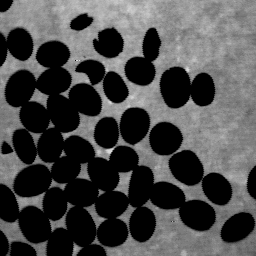
#> input picture TP_LPE/Image.png, 256 x 256 px
$ python LPE1_bralet.py
#> lines starting #> are read from the running program, lines starting #| are printed output that depends on the picture; after the words box and inside, x2 and y2 are one past the last pixel; in counts of white or black regions, pixels touching at a corner belong together
import cv2 as cv2
from math import *
import matplotlib.pyplot as mp
import scipy.sparse as sc
import numpy as np

Cafe = cv2.imread("Image.png",0)
#> Cafe is the input picture: shape (256, 256); min 0, max 220, mean 73.3

mp.subplot(331)
mp.imshow(Cafe, cmap="gray")
mp.title("Image initiale")

#Parametre initiaux
seuil = 30
seuilMarq = 100

##Determination des marqueurs
#Seuillage

nombre,CafeSeuil = cv2.threshold(Cafe, seuil, 1, cv2.THRESH_BINARY_INV)
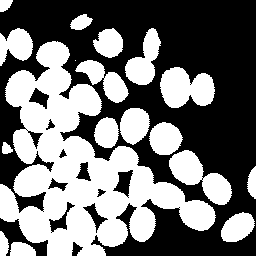
#> CafeSeuil: shape (256, 256); values 0 (black) and 1 (white), 45.4% white; 18 white regions (1 under 20 px), largest, box (x1, y1, x2, y2) and area: (0, 41, 216, 256) 18825, (160, 67, 215, 108) 1632, (169, 150, 232, 205) 1607
#> nombre = 30

mp.subplot(332)
mp.imshow(CafeSeuil, cmap="gray")
mp.title("Image seuillee")


CafeSeuil = CafeSeuil.astype(np.uint8)

CafeDist = cv2.distanceTransform(CafeSeuil,cv2.DIST_L1,3)

CafeDist = CafeDist.astype(np.uint8)*14

CafeDistOK = cv2.multiply(255-CafeDist,CafeSeuil)

mp.subplot(333)
mp.imshow(CafeDistOK, cmap="gray")
mp.title("Carte de distances")

Marqueurs = cv2.adaptiveThreshold(255-CafeDist,1,cv2.ADAPTIVE_THRESH_MEAN_C, cv2.THRESH_BINARY_INV,25,30)
#> Marqueurs: shape (256, 256); values 0 (black) and 1 (white), 16.5% white; 49 white regions (8 under 20 px), largest, box (x1, y1, x2, y2) and area: (52, 90, 97, 126) 595, (133, 171, 180, 204) 567, (54, 210, 90, 256) 547

mp.subplot(334)

mp.imshow(Marqueurs, cmap="gray")
mp.title("Obtention des marqueurs par seuillage adaptatif")

Ouverture = cv2.morphologyEx(Marqueurs,cv2.MORPH_OPEN,cv2.getStructuringElement(cv2.MORPH_RECT,(4,4)))
#> Ouverture: shape (256, 256); values 0 (black) and 1 (white), 15.2% white; 47 white regions (1 under 20 px), largest, box (x1, y1, x2, y2) and area: (169, 74, 186, 103) 348, (21, 173, 47, 191) 324, (176, 158, 197, 180) 315
mp.subplot(335)
mp.imshow(Ouverture, cmap="gray")
mp.title("Ouverture de l'image precedente")

nombre,Marqs = cv2.connectedComponents(Ouverture)
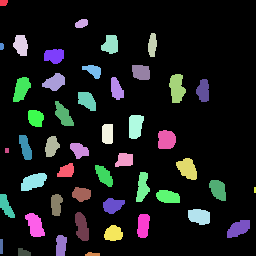
#> Marqs: shape (256, 256) int32; 48 distinct labels, from 0 to 47; one colour per label, 0 black
#> nombre = 48
mp.subplot(336)
mp.imshow(Marqs, cmap="jet")
mp.title("Attribution des labels")

nombre,FondSeuil = cv2.threshold(Cafe, seuil, 1, cv2.THRESH_BINARY)
#> nombre = 30
mp.subplot(337)
mp.imshow(FondSeuil, cmap="gray")
mp.title("Obtention des marqueurs de fond")

Erode = cv2.erode(FondSeuil,cv2.getStructuringElement(cv2.MORPH_RECT,(3,3)))
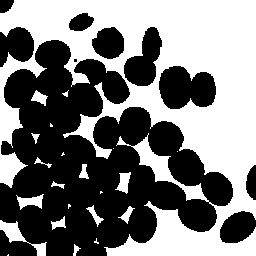
#> Erode: shape (256, 256); values 0 (black) and 1 (white), 47.8% white; 22 white regions (8 under 20 px), largest, box (x1, y1, x2, y2) and area: (0, 0, 256, 256) 29613, (0, 220, 47, 256) 466, (16, 194, 44, 210) 230
mp.subplot(338)
mp.imshow(Erode, cmap="gray")
mp.title("Erosion de l'image precedente")

maxi = Marqs.max()+1
#> maxi = 48
MarqFond = Erode*maxi
MarqFin = MarqFond + Marqs
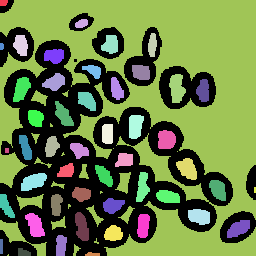
#> MarqFin: shape (256, 256) int32; 49 distinct labels, from 0 to 48; one colour per label, 0 black
mp.subplot(339)
mp.imshow(MarqFin, cmap="jet")
mp.title("Ensemble des labels")

FAH_x = [[] for k in range(256)]
FAH_y = [[] for k in range(256)]

mp.show()


def regarde_sans_label(x,y):
    ret = False
    if MarqFin[y,x] == 0:
        ret = True
    return ret

def change_label(x,y,label):
    MarqFin[y,x] = label

def ajoute_FAH(x,y,teintemil):
    teinte = CafeDistOK[y,x]
    if teinte >= teintemil :	 #Cas ou la teinte du pixel central est plus noire que les pixels latéraux
        FAH_x[teinte].append(x)
        FAH_y[teinte].append(y)
    else :		    	#Si le pixel central est plus noir que le pixel central alors il doit etre traite en priorite
        FAH_x[teintemil].append(x)
        FAH_y[teintemil].append(y)

def trame(x,y,label,teinte):
    if regarde_sans_label(x,y):
       labelFond = MarqFin.max()
       if label == labelFond:   #Si le pixel central est dans le fond
            if CafeDistOK[y,x] == teinte: #Si le pixel a classer est dans le fond
                change_label(x,y,label)
                ajoute_FAH(x,y,teinte)
       else:
            change_label(x,y,label)
            ajoute_FAH(x,y,teinte)


print(len(Cafe))
#| 256
print(len(Cafe[0]))
#| 256
mp.ion() #Turn interactive mode on
fig = mp.figure(2)
plotFig = mp.imshow(MarqFin, "jet") #img is the image to display
def go():
    for k in range(len(Cafe)):
        for l in range(len(Cafe[0])):
            pixel = MarqFin[k, l]
            if pixel != 0:
                teinte = CafeDistOK[k, l]
                FAH_x[teinte].append(l)
                FAH_y[teinte].append(k)

    for indice in range(256):
        while len(FAH_x[indice]) != 0 :
            x = FAH_x[indice].pop()
            y = FAH_y[indice].pop()
            if x == len(Cafe[0])-1:
                trame(x-1,y,MarqFin[y,x],CafeDistOK[y,x])
                if y == len(Cafe)-1:
                    trame(x,y-1,MarqFin[y,x],CafeDistOK[y,x])
                elif y == 0:
                    trame(x,y+1,MarqFin[y,x],CafeDistOK[y,x])
                else:
                    trame(x,y+1,MarqFin[y,x],CafeDistOK[y,x])
                    trame(x,y-1,MarqFin[y,x],CafeDistOK[y,x])
            elif x == 0:
                trame(x+1, y, MarqFin[y, x], CafeDistOK[y, x])
                if y == len(Cafe)-1:
                    trame(x, y - 1,MarqFin[y,x],CafeDistOK[y,x])
                elif y == 0:
                    trame(x, y + 1,MarqFin[y,x],CafeDistOK[y,x])
                else:
                    trame(x, y + 1,MarqFin[y,x],CafeDistOK[y,x])
                    trame(x, y - 1,MarqFin[y,x],CafeDistOK[y,x])
            else:
                trame(x-1,y,MarqFin[y,x],CafeDistOK[y,x])
                trame(x + 1, y, MarqFin[y, x], CafeDistOK[y, x])
                if y == len(Cafe)-1:
                    trame(x, y - 1, MarqFin[y, x], CafeDistOK[y, x])
                elif y == 0:
                    trame(x, y + 1, MarqFin[y, x], CafeDistOK[y, x])
                else:
                    trame(x, y + 1, MarqFin[y, x], CafeDistOK[y, x])
                    trame(x, y - 1, MarqFin[y, x], CafeDistOK[y, x])
        plotFig.set_data(MarqFin)
        mp.show()
        mp.pause(0.001)
#> this loop made 256 passes
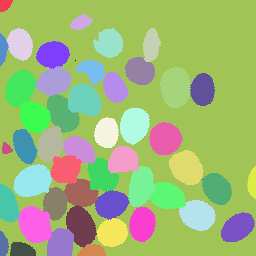
#> MarqFin: shape (256, 256) int32; 49 distinct labels, from 0 to 48; one colour per label, 0 black

#while MarqFin.min() == 0:
go()
mp.ioff()

LPE = [[0 for k in range(len(Cafe[0]))] for l in range(len(Cafe))]
LPE = np.asarray(LPE)
#> LPE: shape (256, 256) int64; every value is 0
for x in range(len(LPE[0])-1) :
	for y in range(len(LPE)-1):
		if MarqFin[y,x] != MarqFin[y+1,x] :
			LPE[y,x] = 255 - Cafe[y,x]
			LPE[y+1,x] = 255 - Cafe[y+1,x]

		if MarqFin[y,x] != MarqFin[y,x+1] :
			LPE[y,x] = 255 - Cafe[y,x]
			LPE[y,x+1] = 255 - Cafe[y,x+1]
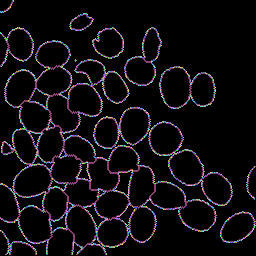
#> LPE: shape (256, 256) int64; 43 distinct labels, from 0 to 255; one colour per label, 0 black

mp.figure(3)
mp.imshow(LPE)
mp.show()

mp.figure(4)
mp.imshow(Cafe+LPE,"gray")
mp.show()
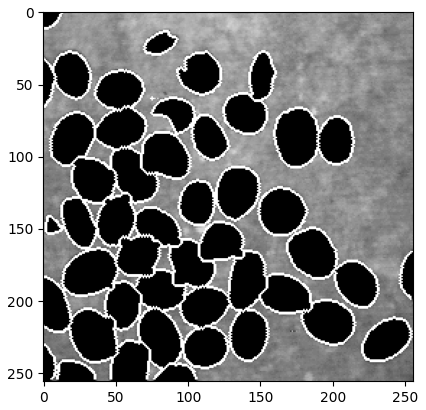
#> figure drawn by matplotlib, 1 panel
